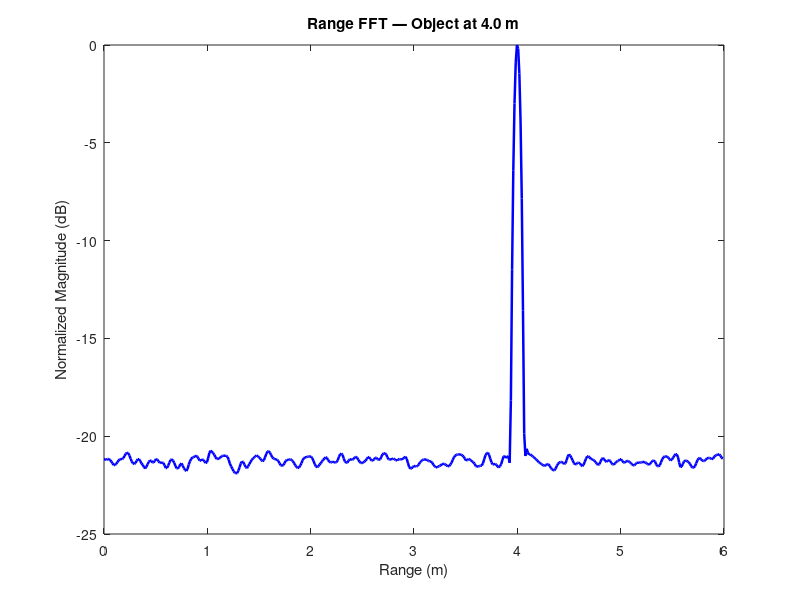

This chart was generated by the following MATLAB code: (Note: this script raises an error after producing the figure.)
%% =========================================================
%  FMCW Radar Simulation Basics
%  Range FFT, Doppler FFT, and Angle FFT of a Single Object
%
%  Project:  Radar Object Detection + ML (Junior IW)
%% =========================================================

clear; clc; close all;

%% =========================================================
%  SECTION 1: RADAR PARAMETERS
%% =========================================================

c       = 3e8;          % Speed of light (m/s)
fc      = 77e9;         % Carrier frequency (77 GHz)
lambda  = c / fc;       % Wavelength (m)

B       = 4e9;          % Chirp bandwidth (4 GHz)
Tc      = 40e-6;        % Chirp duration (40 us)
S       = B / Tc;       % Chirp slope (Hz/s)

Fs      = 4e6;          % ADC sampling rate (Hz)
N_s     = Fs * Tc;      % Number of ADC samples per chirp

N_chirps = 128;         % Number of chirps per frame
N_ant    = 4;           % Number of RX antennas

D        = lambda / 2;  % Antenna spacing (half-wavelength)

%% --- Derived performance metrics ---
d_res    = c / (2 * B);  
d_max    = (Fs * c) / (2 * S);
v_max    = lambda / (4 * Tc);
v_res    = lambda / (2 * N_chirps * Tc);
aoa_res  = rad2deg(2 / N_ant);   % at theta=0, D=lambda/2 => res=2/N (radians)

fprintf('===== Radar Performance Summary =====\n');
fprintf('Range resolution   : %.4f m (%.2f cm)\n', d_res, d_res*100);
fprintf('Max range          : %.2f m\n', d_max);
fprintf('Max velocity       : %.2f m/s\n', v_max);
fprintf('Velocity resolution: %.4f m/s\n', v_res);
fprintf('AoA resolution     : %.2f deg (at boresight)\n', aoa_res);
fprintf('=====================================\n\n');

%% =========================================================
%  SECTION 2: SINGLE OBJECT DEFINITION
%% =========================================================

% Object parameters — these can be changed to simulate different scenarios
obj_range    = 4;      % Object range (meters)
obj_velocity = 3;       % Object radial velocity (m/s), positive = moving away, negative = moving towards
obj_angle    = 20;      % Object angle of arrival (degrees)

fprintf('===== Object Parameters =====\n');
fprintf('Range    : %.1f m\n', obj_range);
fprintf('Velocity : %.1f m/s\n', obj_velocity);
fprintf('Angle    : %.1f deg\n', obj_angle);
fprintf('=============================\n\n');

%% =========================================================
%  SECTION 3: IF SIGNAL GENERATION
%
%  For each chirp k and each RX antenna n, we generate the
%  IF signal: A * exp(j * 2*pi*(f_beat*t + phi_doppler + phi_angle))
%
%  Where:
%   f_beat       = S * 2*d/c          (range encodes as frequency)
%   phi_doppler  = (4*pi/lambda) * v * k * Tc  (velocity encodes as phase across chirps)
%   phi_angle    = (2*pi/lambda) * D * n * sin(theta)  (AoA encodes as phase across antennas)
%% =========================================================

t = (0 : N_s-1) / Fs;    % Fast-time axis (within one chirp)

% Pre-allocate IF data cube: [samples x chirps x antennas]
IF_cube = zeros(N_s, N_chirps, N_ant);

f_beat  = S * (2 * obj_range) / c;                    % Beat frequency from range
phi0    = (4 * pi * fc * obj_range) / c;               % Initial phase from range

for n = 1 : N_ant
    phi_angle = (2*pi/lambda) * D * (n-1) * sind(obj_angle);  % AoA phase per antenna

    for k = 1 : N_chirps
        % Doppler phase accumulates chirp-to-chirp
        phi_doppler = (4*pi/lambda) * obj_velocity * (k-1) * Tc;

        % Total phase of IF signal for this chirp & antenna
        total_phase = 2*pi*f_beat*t + phi0 + phi_doppler + phi_angle;

        % Add small Gaussian noise to simulate real conditions
        signal_power = 1;  % since signal amplitude is 1
        SNR_dB = 0.001;       % desired SNR in dB — lower this to increase noise
        SNR_linear = 10^(SNR_dB / 10);
        noise_std = sqrt(signal_power / (2 * SNR_linear));  % factor of 2 for complex noise

        noise = noise_std * (randn(1, N_s) + 1j*randn(1, N_s));

        IF_cube(:, k, n) = exp(1j * total_phase) + noise;
    end
end

fprintf('IF data cube generated: [%d samples x %d chirps x %d antennas]\n\n', ...
        N_s, N_chirps, N_ant);

%% =========================================================
%  SECTION 4: RANGE FFT  (FFT along fast-time / samples axis)
%
%  Each row of IF_cube is one chirp's time-domain samples.
%  FFT across samples -> frequency axis -> range axis.
%  Peak location in frequency maps directly to object range.
%% =========================================================

NFFT_range = 512;   % Zero-pad for finer frequency resolution

win = hanning(N_s);
win = reshape(win, [N_s, 1, 1]);
IF_cube = IF_cube .* win; 

% Take Range FFT over first dimension (samples), for all chirps & antennas
range_fft = fft(IF_cube, NFFT_range, 1);

% Build range axis
f_axis     = (0 : NFFT_range-1) * (Fs / NFFT_range);   % Frequency bins (Hz)
range_axis = (f_axis * c) / (2 * S);                     % Convert freq -> range (m)

% Use only first half (one-sided spectrum)
half       = 1 : NFFT_range;
range_axis = range_axis(half);
range_fft_plot = range_fft(half, :, :);

% Average across chirps & antennas for a clean single plot
range_profile = mean(abs(range_fft_plot), [2 3]);

figure('Name', 'Range FFT', 'NumberTitle', 'off', 'Color', 'w');
plot(range_axis, 20*log10(range_profile / max(range_profile)), 'b', 'LineWidth', 1.8);
xlabel('Range (m)'); ylabel('Normalized Magnitude (dB)');
title(sprintf('Range FFT — Object at %.1f m', obj_range));
xline(obj_range, 'r--', 'LineWidth', 1.5, 'Label', sprintf('Truth: %.1fm', obj_range));
grid on; xlim([0 d_max]);
annotation('textbox', [0.55 0.75 0.35 0.15], 'String', ...
    sprintf('d_{res} = %.2f cm\nd_{max} = %.1f m', d_res*100, d_max), ...
    'FitBoxToText','on', 'BackgroundColor','yellow', 'FontSize', 9);

%% =========================================================
%  SECTION 5: DOPPLER FFT  (FFT along slow-time / chirp axis)
%
%  For a fixed range bin, phase shifts across consecutive chirps
%  encode the radial velocity of the object.
%  FFT across chirps -> Doppler frequency -> velocity axis.
%% =========================================================

% Hanning window along the chirp dimension (dim 2)
win_doppler = hanning(N_chirps);          % [128 x 1] column vector

% Reshape to [1 x N_chirps x 1] so it broadcasts across
% range bins (dim 1) and antennas (dim 3) automatically
win_doppler = reshape(win_doppler, [1, N_chirps, 1]);

% Apply window — multiplies each chirp sample by the window value
range_fft_windowed = range_fft .* win_doppler;
% ------------------------------------------

NFFT_doppler = 256;  % Zero-pad for finer velocity resolution

% Take Doppler FFT over second dimension (chirps)
doppler_fft = fft(range_fft_windowed, NFFT_doppler, 2);

% fftshift to center zero-velocity
doppler_fft = fftshift(doppler_fft, 2);

% Build velocity axis
omega_axis   = linspace(-pi, pi, NFFT_doppler);        % Phase per chirp
vel_axis     = (lambda * omega_axis) / (4 * pi * Tc);  % Convert to m/s

% Build Range-Doppler map: magnitude averaged across antennas
range_doppler_map = mean(abs(doppler_fft(half, :, :)), 3);

figure('Name', 'Range-Doppler Map', 'NumberTitle', 'off', 'Color', 'w');
imagesc(vel_axis, range_axis, 20*log10(range_doppler_map / max(range_doppler_map(:))));
colormap('jet'); colorbar;
xlabel('Velocity (m/s)'); ylabel('Range (m)');
title('Range-Doppler Heatmap');
hold on;
plot(obj_velocity, obj_range, 'w+', 'MarkerSize', 14, 'LineWidth', 2.5);
legend(sprintf('Truth: (%.1f m/s, %.1f m)', obj_velocity, obj_range), ...
       'Location','northeast', 'TextColor','w');
set(gca, 'YDir', 'normal');
clim([-40 0]);   % dB color scale
annotation('textbox', [0.55 0.02 0.4 0.1], 'String', ...
    sprintf('v_{max} = %.2f m/s | v_{res} = %.4f m/s', v_max, v_res), ...
    'FitBoxToText','on','BackgroundColor','yellow','FontSize',8);

%% =========================================================
%  SECTION 6: ANGLE FFT  (FFT along spatial / antenna axis)
%
%  For a fixed range-Doppler bin, phase shifts across antennas
%  encode the angle of arrival of the object.
%  FFT across antennas -> spatial frequency -> angle axis.
%% =========================================================

NFFT_angle = 256;   % Zero-pad heavily — we only have 4 physical antennas

% Find the peak range bin index (closest to true object range)
[~, range_bin] = min(abs(range_axis - obj_range));

% Find the peak Doppler bin index
[~, doppler_bin] = min(abs(vel_axis - obj_velocity));

% Extract the steering vector across antennas at the peak range-Doppler bin
steering_vec = squeeze(doppler_fft(range_bin, doppler_bin, :));  % [N_ant x 1]

% Take FFT across antennas (spatial FFT)
angle_fft = fftshift(fft(steering_vec, NFFT_angle));

% Build sin(theta) axis, then convert to degrees
omega_angle = linspace(-pi, pi, NFFT_angle);
sin_theta   = (lambda * omega_angle) / (2 * pi * D);  % sin(theta)

% Clip to valid range [-1, 1] to avoid asin errors
valid       = abs(sin_theta) <= 1;
angle_axis  = zeros(1, NFFT_angle);
angle_axis(valid)  = rad2deg(asin(sin_theta(valid)));
angle_axis(~valid) = NaN;

angle_profile = abs(angle_fft);

figure('Name', 'Angle FFT', 'NumberTitle', 'off', 'Color', 'w');
plot(angle_axis, 20*log10(angle_profile / max(angle_profile)), ...
     'm', 'LineWidth', 1.8);
xlabel('Angle of Arrival (degrees)'); ylabel('Normalized Magnitude (dB)');
title(sprintf('Angle FFT — Object at %.1f°', obj_angle));
xline(obj_angle, 'r--', 'LineWidth', 1.5, 'Label', sprintf('Truth: %.1f°', obj_angle));
grid on; xlim([-90 90]);
annotation('textbox', [0.13 0.15 0.38 0.12], 'String', ...
    sprintf('N_{ant} = %d | AoA res ≈ %.1f° (boresight)\nFoV = ±90° (D = λ/2)', ...
    N_ant, aoa_res), ...
    'FitBoxToText','on','BackgroundColor','yellow','FontSize',9);

%% =========================================================
%  SECTION 7: SUMMARY FIGURE — All 3 FFTs in one view
%% =========================================================

figure('Name', 'Full Radar Processing Pipeline', 'NumberTitle', 'off', ...
       'Color', 'w', 'Position', [100 100 1200 400]);

% --- Range ---
subplot(1,3,1);
plot(range_axis, 20*log10(range_profile / max(range_profile)), 'b', 'LineWidth', 1.5);
xlabel('Range (m)'); ylabel('Magnitude (dB)');
title('1) Range FFT');
xline(obj_range, 'r--', 'LineWidth', 1.2);
grid on; xlim([0 min(d_max, obj_range*3)]);
ylim([-40 2]);

% --- Range-Doppler ---
subplot(1,3,2);
imagesc(vel_axis, range_axis, 20*log10(range_doppler_map / max(range_doppler_map(:))));
colormap('jet'); colorbar;
xlabel('Velocity (m/s)'); ylabel('Range (m)');
title('2) Range-Doppler Heatmap');
hold on;
plot(obj_velocity, obj_range, 'w+', 'MarkerSize', 12, 'LineWidth', 2);
set(gca, 'YDir', 'normal'); clim([-40 0]);

% --- Angle ---
subplot(1,3,3);
plot(angle_axis, 20*log10(angle_profile / max(angle_profile)), 'm', 'LineWidth', 1.5);
xlabel('Angle (degrees)'); ylabel('Magnitude (dB)');
title('3) Angle FFT');
xline(obj_angle, 'r--', 'LineWidth', 1.2);
grid on; xlim([-90 90]); ylim([-40 2]);

sgtitle(sprintf('FMCW Radar Pipeline | Object: %.1fm, %.1fm/s, %.1f°', ...
        obj_range, obj_velocity, obj_angle), 'FontSize', 13, 'FontWeight', 'bold');

fprintf('Done! All plots generated.\n');
fprintf('Try changing obj_range, obj_velocity, obj_angle in Section 2\n');
fprintf('to see how each FFT responds.\n');
